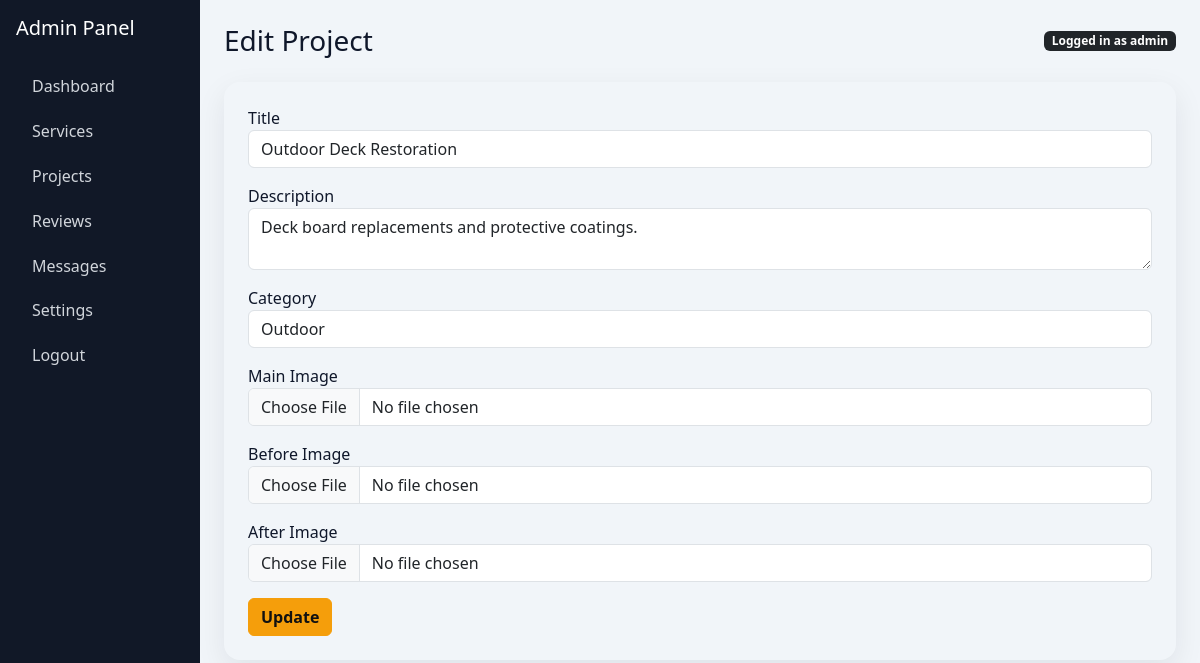
The app's page /admin/edit_project.php?id=2 (signed in) with its own data.
### tables this page shows
CREATE TABLE projects (
    id INT AUTO_INCREMENT PRIMARY KEY,
    title VARCHAR(150) NOT NULL,
    description TEXT NOT NULL,
    category VARCHAR(120) NOT NULL,
    image_path VARCHAR(255) DEFAULT NULL,
    before_image VARCHAR(255) DEFAULT NULL,
    after_image VARCHAR(255) DEFAULT NULL,
    completed_at DATE DEFAULT NULL,
    created_at TIMESTAMP DEFAULT CURRENT_TIMESTAMP
);

### config/db.php (called while the page is built, shortened)
<?php
function e(string $value): string
{
    return htmlspecialchars($value, ENT_QUOTES, 'UTF-8');
}

### admin/edit_project.php (the view, shortened to what this page needs)
<?php
require_once __DIR__ . '/includes/auth.php';
$id=(int)($_GET['id']??0);
$stmt=$pdo->prepare('SELECT * FROM projects WHERE id=?');$stmt->execute([$id]);$project=$stmt->fetch();
?>
<!doctype html><html><head><meta charset="utf-8"><meta name="viewport" content="width=device-width,initial-scale=1"><link href="https://cdn.jsdelivr.net/npm/bootstrap@5.3.3/dist/css/bootstrap.min.css" rel="stylesheet"><link href="/assets/css/style.css" rel="stylesheet"></head><body class="admin-bg"><div class="container-fluid"><div class="row"><div class="col-md-2 p-0"><?php include __DIR__ . '/includes/sidebar.php'; ?></div><div class="col-md-10 p-4"><?php include __DIR__ . '/includes/topbar.php'; ?>
<form method="post" enctype="multipart/form-data" class="premium-card p-4">
<div class="mb-3"><label>Title</label><input class="form-control" name="title" value="<?=e($project['title'])?>" required></div>
<div class="mb-3"><label>Description</label><textarea class="form-control" name="description" required><?=e($project['description'])?></textarea></div>
<div class="mb-3"><label>Category</label><input class="form-control" name="category" value="<?=e($project['category'])?>" required></div>
<div class="mb-3"><label>Main Image</label><input type="file" class="form-control" name="image" accept="image/*"></div>
<div class="mb-3"><label>Before Image</label><input type="file" class="form-control" name="before_image" accept="image/*"></div>
<div class="mb-3"><label>After Image</label><input type="file" class="form-control" name="after_image" accept="image/*"></div>
<button class="btn btn-accent">Update</button></form>
</div></div></div></body></html>

### assets/css/style.css (style rules this page uses)
:root { --navy: #111827; --charcoal: #1f2937; --accent: #f59e0b; --light: #f8fafc; }
body { font-family: 'Segoe UI', Tahoma, sans-serif; background: #fff; color: #0f172a; }
.premium-card { border: 0; border-radius: 1rem; box-shadow: 0 10px 30px rgba(15,23,42,.08); transition: .3s ease; }
.btn-accent { background: var(--accent); border-color: var(--accent); color: #111; font-weight: 600; }
.admin-bg { background:#f1f5f9; }

### records on screen
projects: title "Outdoor Deck Restoration", description "Deck board replacements and protective coatings.", category "Outdoor"

### other values on screen
$label "Dashboard"
$label "Services"
$label "Projects"
$label "Reviews"
$label "Messages"
$label "Settings"
$label "Logout"
$pageHeading "Edit Project"
$_SESSION['admin_username'] "admin"
